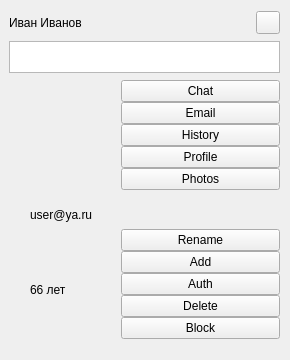
<?xml version="1.0" encoding="UTF-8"?>
<ui version="4.0">
 <class>YaRosterTipLabel</class>
 <widget class="QWidget" name="YaRosterTipLabel">
  <property name="geometry">
   <rect>
    <x>0</x>
    <y>0</y>
    <width>290</width>
    <height>360</height>
   </rect>
  </property>
  <property name="windowTitle">
   <string/>
  </property>
  <layout class="QGridLayout">
   <property name="leftMargin">
    <number>9</number>
   </property>
   <property name="topMargin">
    <number>11</number>
   </property>
   <property name="rightMargin">
    <number>10</number>
   </property>
   <property name="bottomMargin">
    <number>10</number>
   </property>
   <property name="horizontalSpacing">
    <number>11</number>
   </property>
   <property name="verticalSpacing">
    <number>7</number>
   </property>
   <item row="1" column="0" colspan="2">
    <widget class="PsiTextView" name="statusTypeDescriptionLabel">
     <property name="sizePolicy">
      <sizepolicy hsizetype="Expanding" vsizetype="Fixed">
       <horstretch>0</horstretch>
       <verstretch>0</verstretch>
      </sizepolicy>
     </property>
     <property name="maximumSize">
      <size>
       <width>16777215</width>
       <height>32</height>
      </size>
     </property>
     <property name="text" stdset="0">
      <string>Описание текущего статуса</string>
     </property>
    </widget>
   </item>
   <item row="2" column="0">
    <widget class="QFrame" name="frame_2">
     <property name="minimumSize">
      <size>
       <width>101</width>
       <height>100</height>
      </size>
     </property>
     <property name="maximumSize">
      <size>
       <width>101</width>
       <height>100</height>
      </size>
     </property>
     <property name="frameShape">
      <enum>QFrame::NoFrame</enum>
     </property>
     <property name="frameShadow">
      <enum>QFrame::Raised</enum>
     </property>
     <layout class="QGridLayout">
      <property name="leftMargin">
       <number>1</number>
      </property>
      <property name="topMargin">
       <number>0</number>
      </property>
      <property name="rightMargin">
       <number>0</number>
      </property>
      <property name="bottomMargin">
       <number>0</number>
      </property>
      <property name="spacing">
       <number>0</number>
      </property>
      <item row="0" column="1">
       <spacer>
        <property name="orientation">
         <enum>Qt::Vertical</enum>
        </property>
        <property name="sizeHint" stdset="0">
         <size>
          <width>32</width>
          <height>0</height>
         </size>
        </property>
       </spacer>
      </item>
      <item row="1" column="0">
       <spacer>
        <property name="orientation">
         <enum>Qt::Horizontal</enum>
        </property>
        <property name="sizeHint" stdset="0">
         <size>
          <width>0</width>
          <height>32</height>
         </size>
        </property>
       </spacer>
      </item>
      <item row="1" column="1">
       <widget class="YaContactAvatarLabel" name="contactUserpic">
        <property name="sizePolicy">
         <sizepolicy hsizetype="Fixed" vsizetype="Fixed">
          <horstretch>0</horstretch>
          <verstretch>0</verstretch>
         </sizepolicy>
        </property>
        <property name="minimumSize">
         <size>
          <width>32</width>
          <height>32</height>
         </size>
        </property>
        <property name="maximumSize">
         <size>
          <width>100</width>
          <height>100</height>
         </size>
        </property>
        <property name="frameShape">
         <enum>QFrame::NoFrame</enum>
        </property>
        <property name="frameShadow">
         <enum>QFrame::Plain</enum>
        </property>
       </widget>
      </item>
      <item row="1" column="2">
       <spacer>
        <property name="orientation">
         <enum>Qt::Horizontal</enum>
        </property>
        <property name="sizeHint" stdset="0">
         <size>
          <width>0</width>
          <height>32</height>
         </size>
        </property>
       </spacer>
      </item>
      <item row="2" column="1">
       <spacer>
        <property name="orientation">
         <enum>Qt::Vertical</enum>
        </property>
        <property name="sizeHint" stdset="0">
         <size>
          <width>32</width>
          <height>0</height>
         </size>
        </property>
       </spacer>
      </item>
     </layout>
    </widget>
   </item>
   <item row="2" column="1">
    <layout class="QVBoxLayout">
     <property name="spacing">
      <number>0</number>
     </property>
     <item>
      <widget class="YaPushButton" name="chatButton">
       <property name="sizePolicy">
        <sizepolicy hsizetype="Expanding" vsizetype="Fixed">
         <horstretch>0</horstretch>
         <verstretch>0</verstretch>
        </sizepolicy>
       </property>
       <property name="focusPolicy">
        <enum>Qt::NoFocus</enum>
       </property>
       <property name="text">
        <string>Chat</string>
       </property>
       <property name="icon">
        <iconset resource="yastuff.qrc">
         <normaloff>:/images/chat_send.png</normaloff>:/images/chat_send.png</iconset>
       </property>
      </widget>
     </item>
     <item>
      <widget class="YaPushButton" name="emailButton">
       <property name="sizePolicy">
        <sizepolicy hsizetype="Expanding" vsizetype="Fixed">
         <horstretch>0</horstretch>
         <verstretch>0</verstretch>
        </sizepolicy>
       </property>
       <property name="focusPolicy">
        <enum>Qt::NoFocus</enum>
       </property>
       <property name="text">
        <string>Email</string>
       </property>
       <property name="icon">
        <iconset resource="yastuff.qrc">
         <normaloff>:/images/user-actions/button_glyph_email.png</normaloff>:/images/user-actions/button_glyph_email.png</iconset>
       </property>
      </widget>
     </item>
     <item>
      <widget class="YaPushButton" name="historyButton">
       <property name="sizePolicy">
        <sizepolicy hsizetype="Expanding" vsizetype="Fixed">
         <horstretch>0</horstretch>
         <verstretch>0</verstretch>
        </sizepolicy>
       </property>
       <property name="focusPolicy">
        <enum>Qt::NoFocus</enum>
       </property>
       <property name="text">
        <string>History</string>
       </property>
       <property name="icon">
        <iconset resource="yastuff.qrc">
         <normaloff>:/images/user-actions/button_glyph_history.png</normaloff>:/images/user-actions/button_glyph_history.png</iconset>
       </property>
      </widget>
     </item>
     <item>
      <widget class="YaPushButton" name="profileButton">
       <property name="sizePolicy">
        <sizepolicy hsizetype="Expanding" vsizetype="Fixed">
         <horstretch>0</horstretch>
         <verstretch>0</verstretch>
        </sizepolicy>
       </property>
       <property name="focusPolicy">
        <enum>Qt::NoFocus</enum>
       </property>
       <property name="text">
        <string>Profile</string>
       </property>
       <property name="icon">
        <iconset resource="yastuff.qrc">
         <normaloff>:/images/user-actions/button_glyph_profile.png</normaloff>:/images/user-actions/button_glyph_profile.png</iconset>
       </property>
      </widget>
     </item>
     <item>
      <widget class="YaPushButton" name="photosButton">
       <property name="sizePolicy">
        <sizepolicy hsizetype="Expanding" vsizetype="Fixed">
         <horstretch>0</horstretch>
         <verstretch>0</verstretch>
        </sizepolicy>
       </property>
       <property name="focusPolicy">
        <enum>Qt::NoFocus</enum>
       </property>
       <property name="text">
        <string>Photos</string>
       </property>
       <property name="icon">
        <iconset resource="yastuff.qrc">
         <normaloff>:/images/user-actions/button_glyph_fotki.png</normaloff>:/images/user-actions/button_glyph_fotki.png</iconset>
       </property>
      </widget>
     </item>
     <item>
      <spacer>
       <property name="orientation">
        <enum>Qt::Vertical</enum>
       </property>
       <property name="sizeHint" stdset="0">
        <size>
         <width>16</width>
         <height>0</height>
        </size>
       </property>
      </spacer>
     </item>
    </layout>
   </item>
   <item row="3" column="0" colspan="2">
    <layout class="QHBoxLayout">
     <property name="spacing">
      <number>7</number>
     </property>
     <item>
      <widget class="QLabel" name="jidIconLabel">
       <property name="sizePolicy">
        <sizepolicy hsizetype="Fixed" vsizetype="Fixed">
         <horstretch>0</horstretch>
         <verstretch>0</verstretch>
        </sizepolicy>
       </property>
       <property name="minimumSize">
        <size>
         <width>14</width>
         <height>14</height>
        </size>
       </property>
       <property name="maximumSize">
        <size>
         <width>14</width>
         <height>14</height>
        </size>
       </property>
       <property name="cursor">
        <cursorShape>PointingHandCursor</cursorShape>
       </property>
       <property name="text">
        <string/>
       </property>
      </widget>
     </item>
     <item>
      <widget class="YaJidLabel" name="jidLabel">
       <property name="sizePolicy">
        <sizepolicy hsizetype="Preferred" vsizetype="Fixed">
         <horstretch>0</horstretch>
         <verstretch>0</verstretch>
        </sizepolicy>
       </property>
       <property name="cursor">
        <cursorShape>PointingHandCursor</cursorShape>
       </property>
       <property name="frameShape">
        <enum>QFrame::NoFrame</enum>
       </property>
       <property name="text">
        <string>user@ya.ru</string>
       </property>
      </widget>
     </item>
    </layout>
   </item>
   <item row="4" column="0">
    <widget class="QFrame" name="frame">
     <property name="minimumSize">
      <size>
       <width>100</width>
       <height>16</height>
      </size>
     </property>
     <property name="maximumSize">
      <size>
       <width>100</width>
       <height>16777215</height>
      </size>
     </property>
     <property name="frameShape">
      <enum>QFrame::NoFrame</enum>
     </property>
     <property name="frameShadow">
      <enum>QFrame::Raised</enum>
     </property>
     <layout class="QHBoxLayout">
      <property name="spacing">
       <number>9</number>
      </property>
      <property name="margin">
       <number>0</number>
      </property>
      <item>
       <layout class="QVBoxLayout">
        <item>
         <widget class="QLabel" name="genderLabel">
          <property name="sizePolicy">
           <sizepolicy hsizetype="Fixed" vsizetype="Fixed">
            <horstretch>0</horstretch>
            <verstretch>0</verstretch>
           </sizepolicy>
          </property>
          <property name="minimumSize">
           <size>
            <width>12</width>
            <height>12</height>
           </size>
          </property>
          <property name="maximumSize">
           <size>
            <width>12</width>
            <height>12</height>
           </size>
          </property>
          <property name="text">
           <string/>
          </property>
         </widget>
        </item>
        <item>
         <spacer>
          <property name="orientation">
           <enum>Qt::Vertical</enum>
          </property>
          <property name="sizeHint" stdset="0">
           <size>
            <width>5</width>
            <height>10</height>
           </size>
          </property>
         </spacer>
        </item>
       </layout>
      </item>
      <item>
       <widget class="FadingMultilineLabel" name="infoLabel">
        <property name="sizePolicy">
         <sizepolicy hsizetype="Expanding" vsizetype="Expanding">
          <horstretch>0</horstretch>
          <verstretch>0</verstretch>
         </sizepolicy>
        </property>
        <property name="text">
         <string>66 лет</string>
        </property>
       </widget>
      </item>
     </layout>
    </widget>
   </item>
   <item row="4" column="1">
    <layout class="QVBoxLayout">
     <property name="spacing">
      <number>0</number>
     </property>
     <item>
      <widget class="YaPushButton" name="renameButton">
       <property name="focusPolicy">
        <enum>Qt::NoFocus</enum>
       </property>
       <property name="text">
        <string>Rename</string>
       </property>
       <property name="icon">
        <iconset resource="yastuff.qrc">
         <normaloff>:/images/user-actions/button_glyph_rename.png</normaloff>:/images/user-actions/button_glyph_rename.png</iconset>
       </property>
      </widget>
     </item>
     <item>
      <widget class="YaPushButton" name="addButton">
       <property name="focusPolicy">
        <enum>Qt::NoFocus</enum>
       </property>
       <property name="text">
        <string>Add</string>
       </property>
       <property name="icon">
        <iconset resource="yastuff.qrc">
         <normaloff>:/images/user-actions/button_glyph_add.png</normaloff>:/images/user-actions/button_glyph_add.png</iconset>
       </property>
      </widget>
     </item>
     <item>
      <widget class="YaPushButton" name="authButton">
       <property name="focusPolicy">
        <enum>Qt::NoFocus</enum>
       </property>
       <property name="text">
        <string>Auth</string>
       </property>
      </widget>
     </item>
     <item>
      <widget class="YaPushButton" name="deleteButton">
       <property name="focusPolicy">
        <enum>Qt::NoFocus</enum>
       </property>
       <property name="text">
        <string>Delete</string>
       </property>
       <property name="icon">
        <iconset resource="yastuff.qrc">
         <normaloff>:/images/user-actions/button_glyph_remove.png</normaloff>:/images/user-actions/button_glyph_remove.png</iconset>
       </property>
      </widget>
     </item>
     <item>
      <widget class="YaPushButton" name="blockButton">
       <property name="focusPolicy">
        <enum>Qt::NoFocus</enum>
       </property>
       <property name="text">
        <string>Block</string>
       </property>
       <property name="icon">
        <iconset resource="yastuff.qrc">
         <normaloff>:/images/user-actions/button_glyph_block.png</normaloff>:/images/user-actions/button_glyph_block.png</iconset>
       </property>
      </widget>
     </item>
     <item>
      <spacer>
       <property name="orientation">
        <enum>Qt::Vertical</enum>
       </property>
       <property name="sizeHint" stdset="0">
        <size>
         <width>20</width>
         <height>0</height>
        </size>
       </property>
      </spacer>
     </item>
    </layout>
   </item>
   <item row="0" column="0" colspan="2">
    <layout class="QHBoxLayout">
     <property name="spacing">
      <number>3</number>
     </property>
     <item>
      <widget class="YaContactLabel" name="contactName">
       <property name="text">
        <string>Иван Иванов</string>
       </property>
      </widget>
     </item>
     <item>
      <widget class="YaWindowExtraButton" name="closeButton"/>
     </item>
    </layout>
   </item>
  </layout>
 </widget>
 <customwidgets>
  <customwidget>
   <class>YaPushButton</class>
   <extends>QPushButton</extends>
   <header>yapushbutton.h</header>
  </customwidget>
  <customwidget>
   <class>YaJidLabel</class>
   <extends>QLabel</extends>
   <header>yajidlabel.h</header>
  </customwidget>
  <customwidget>
   <class>YaContactAvatarLabel</class>
   <extends>QFrame</extends>
   <header>yacontactavatarlabel.h</header>
   <container>1</container>
  </customwidget>
  <customwidget>
   <class>PsiTextView</class>
   <extends>QTextEdit</extends>
   <header>psitextview.h</header>
  </customwidget>
  <customwidget>
   <class>YaContactLabel</class>
   <extends>QLabel</extends>
   <header>yacontactlabel.h</header>
  </customwidget>
  <customwidget>
   <class>FadingMultilineLabel</class>
   <extends>QLabel</extends>
   <header>fadingmultilinelabel.h</header>
  </customwidget>
  <customwidget>
   <class>YaWindowExtraButton</class>
   <extends>QToolButton</extends>
   <header>yawindowextrabutton.h</header>
  </customwidget>
 </customwidgets>
 <resources>
  <include location="yastuff.qrc"/>
 </resources>
 <connections/>
</ui>
